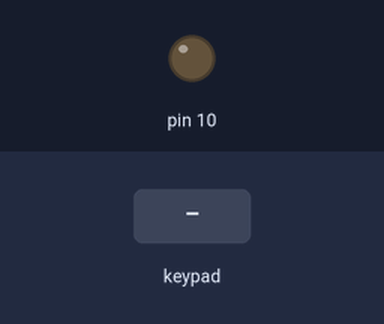
Simulated run of this sketch. Board: Arduino Uno, built with avr-gcc and run on an emulated ATmega328P. On the bench: output pins drawn as LEDs (lit = HIGH). Wiring (inferred from the names in the program): 4×4 keypad with keys 1 2 3 A 4 5 6 B 7 8 9 C * 0 # D (labels assumed): rows pin 2, pin 3, pin 4, pin 5; columns pin 6, pin 7, pin 8, pin 9. Dashed ring = blinking. The test bench sets the inputs (shaded band). Pins used as bus, display or sensor lines are not drawn.

Above: at 1.2 s.
1.3 s: key '1' pressed
At 1.35 s:
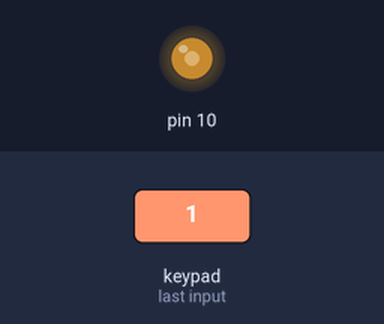
4.3 s: keypad keys 1 2 pressed 0.4 s apart
At 4.48 s:
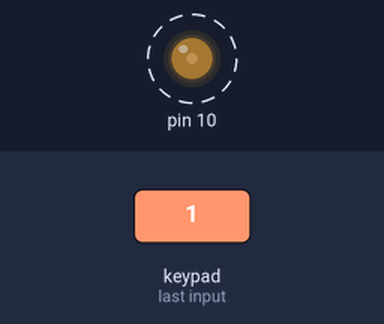
7.3 s: key 'A' pressed
At 7.47 s:
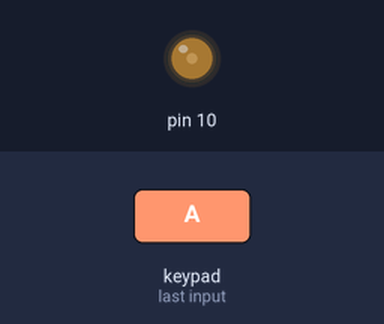
Timing chart, 0 to 10.3 s (numbered marks = the images above; inputs shaded):
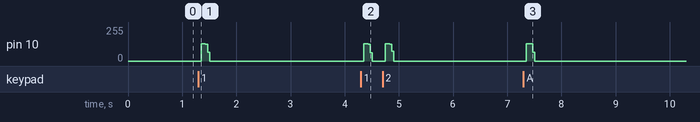

Measured:
- after the input at 1.3 s, pin 10: 0/255 → 131/255 after 0.05 s, → 0/255 0.08 s later
- after the input at 4.3 s, pin 10: alternates 131/255 for 0.08 s and 0/255 for 0.32 s, 4 changes in all, then stays 0/255, starting after 0.05 s
- after the input at 7.3 s, pin 10: 0/255 → 130/255 after 0.05 s, → 0/255 0.12 s later

The sketch:

buzer_keypad.ino
```cpp
/*음계*/
#define C_3 8
#define D_3 9
#define E_3 10
#define F_3 11
#define G_3 12
#define A_3 13
#define B_3 14

int row[] = {2, 3, 4, 5}; //ROW 핀
int col[] = {6, 7, 8, 9}; //COL 핀

/*키패드 위치 계이름*/
int melody[3][3] = {
  {8, 9, 10},
  {11, 12, 13},
  {14, 0, 0}
};

/*HZ TO MICRO*/
double hz_to_us(double hz) {
  return round(((1 / hz) * 1000000) / 2);
}

//계이름 hz
double sy[] = {

  0,

  //3옥타브
  130.8128, //도
  146.8324, //레
  164.6141, //미
  174.6141, //파
  195.9977, //솔
  220.0000, //라
  246.9417, //시

  //4옥타브
  261.6256, //도
  293.6648, //레
  329.6276, //미
  349.2282, //파
  391.9954, //솔
  440.0000, //라
  493.8833, //시

  //5옥타브
  523.2511, //도
  587.3295, //레
  659.2551, //미
  698.4565, //파
  783.9909, //솔
  880.0000, //라
  987.7666, //시

};

int count = 1;  //계이름 인덱스
bool flag2; //high low 부저
bool flag3; //키패드 flag

unsigned long long pre_ml = 0;
unsigned long long pre_ml_2 = 0;
unsigned long long pre_mic = 0;

unsigned long long cur_ml;
unsigned long long cur_mic;

void setup() {
  // put your setup code here, to run once:

  pinMode(10, OUTPUT); //부저

  /*hz to micro*/
  for (int i = 0; i < (sizeof(sy) / sizeof(double)); i++ ) {
    sy[i] = hz_to_us(sy[i]);
  }


  /*COL*/
  for (int i = 0; i < 4; i++) {
    pinMode(col[i], INPUT);
    digitalWrite(col[i], HIGH); //풀업저항 활성화
  }

  /*ROW*/
  for (int i = 0; i < 4; i++) {
    pinMode(row[i], OUTPUT);
    digitalWrite(row[i], HIGH);
  }

}

void loop() {

  cur_mic = micros();
  cur_ml = millis();

  if (cur_mic - pre_mic >= sy[count]) { //주파수 값
    pre_mic = cur_mic;
    digitalWrite(10, count ? (flag2 = !flag2) : 0); //flag 에 의한 high low, count 0 이면 출력x
  }

  flag3 = false;

  for (int i = 0; i < 4; i++) { //row
    digitalWrite(row[i], LOW);
    for (int j = 0; j < 4; j++) { //col
      if (!digitalRead(col[j])) { //키패드 read
        count = melody[i][j]; //카운트 리드
        flag3 = true; //키패드 플래그 true
        break;
      }
    }

    digitalWrite(row[i], HIGH);

    if (flag3)
      break;  //true 한개라도 있으면 break

  }

  if (!flag3) {
    count = 0; //키패드 true 없으면 부저 출력 x
  }

}
```
